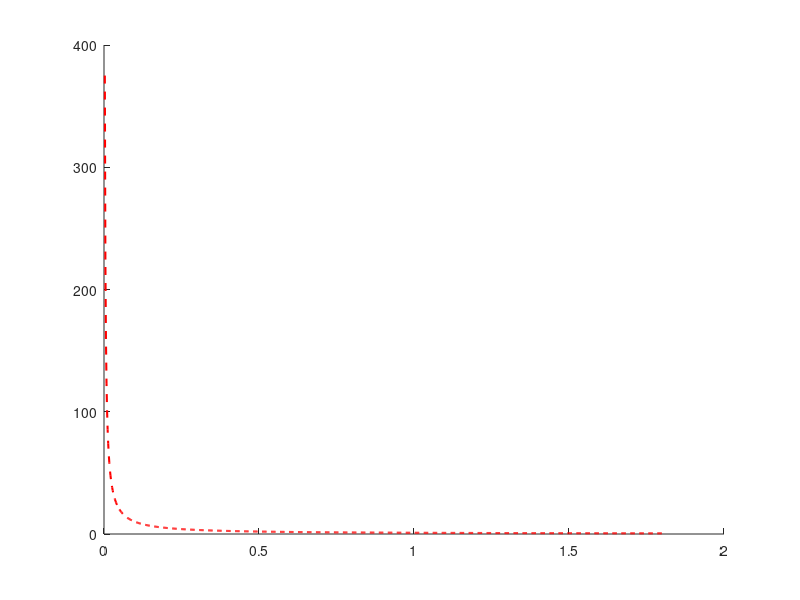

This chart was generated by the following MATLAB code: (Note: this script raises an error after producing the figure.)
% SUMMARY OF BB g2 amplitude and scattering halo mode occupancy

%% CONFIGS
% plotting
n_lim=[2e-3,2e0];       % axes lims for mode occupancy
g2_lim=[3e-1,3e2];      % axes lims for g2-1

%%% DATA
%% 90 deg data
n_exp=[0.0080, 0.0156, 0.0389, 0.604, 0.086, 0.011, 0.273];
g2_exp=[87, 22, 32, 3.6, 20, 95, 8];

% UNCERTAINTY
n_unc=[0.68, 1.1, 0.38, 0.24, 0.39, 0.65, 0.32];      % relative error in ratio to mean

% g2_err
% g2_unc=0.75;     % simple error ratio
g2_err=[0, 0, 0, 0, 0, 0, 0];

% %% 30 deg data
% n_exp=[n_exp 0.224];
% g2_exp=[g2_exp 7.5];
%     
% n_unc=[n_unc 0.46];
% g2_err=[g2_err 1.0];

%% EVALUATE error limits
% relative error
n_err=n_exp.*n_unc;      % calculated
% g2_err=g2_exp*g2_unc;

% error bounds
ndata=numel(n_exp);         % number of data points
n_err_bnd=cell(1,2);
g2_err_bnd=cell(1,2);

for ii=1:2
    % build min/max bound
    n_err_bnd{ii}=n_exp+(-1)^(ii)*n_err;
    g2_err_bnd{ii}=g2_exp+(-1)^(ii)*g2_err;
    g2_err_bnd{ii}=g2_err_bnd{ii}-1;            % shift to g2-1
end

% cut bound at axes lims (MIN only)
for ii=1:ndata
    if n_err_bnd{1}(ii)<n_lim(1)
        n_err_bnd{1}(ii)=n_lim(1);
    end
    if g2_err_bnd{1}(ii)<g2_lim(1)
        g2_err_bnd{1}(ii)=g2_lim(1);
    end
end

%% Theory
r=3;
n=linspace(min(n_exp)/r,r*max(n_exp),1000);       % logs
% n=linspace(0,1.1*max(n_exp),1000);       % linear
g2_theory=1+1./n;


%% Plot
% plot configs
namearray={'LineWidth','MarkerFaceColor'};
valarray={1.5,'w'};

% plot mode occupancy vs g2(0) - 1
figure();
hold on;
htheory=plot(n,g2_theory-1,'r--','LineWidth',1.5,'DisplayName','Theory');       % theory curve

% hdata=ploterr(n_exp,g2_exp-1,n_err,g2_err,'ko','logxy','hhxy',0);
hdata=ploterr(n_exp,g2_exp-1,n_err_bnd,g2_err_bnd,'ko','logxy','hhxy',0);
set(hdata(1),namearray,valarray,'DisplayName','Data');              % DATAPOINT
set(hdata(2),namearray,valarray,'DisplayName','');                  % Y-err
set(hdata(3),namearray,valarray,'DisplayName','');                  % X-err

% annotate plot
legend([htheory,hdata(1)]);

ax=gca;
ax.XScale='log';
ax.YScale='log';

xlim(n_lim);
ylim(g2_lim);

axis tight;
box on;
grid on;
xlabel('$n$');
ylabel('$g^{(2)}(0)-1$');
axis tight;